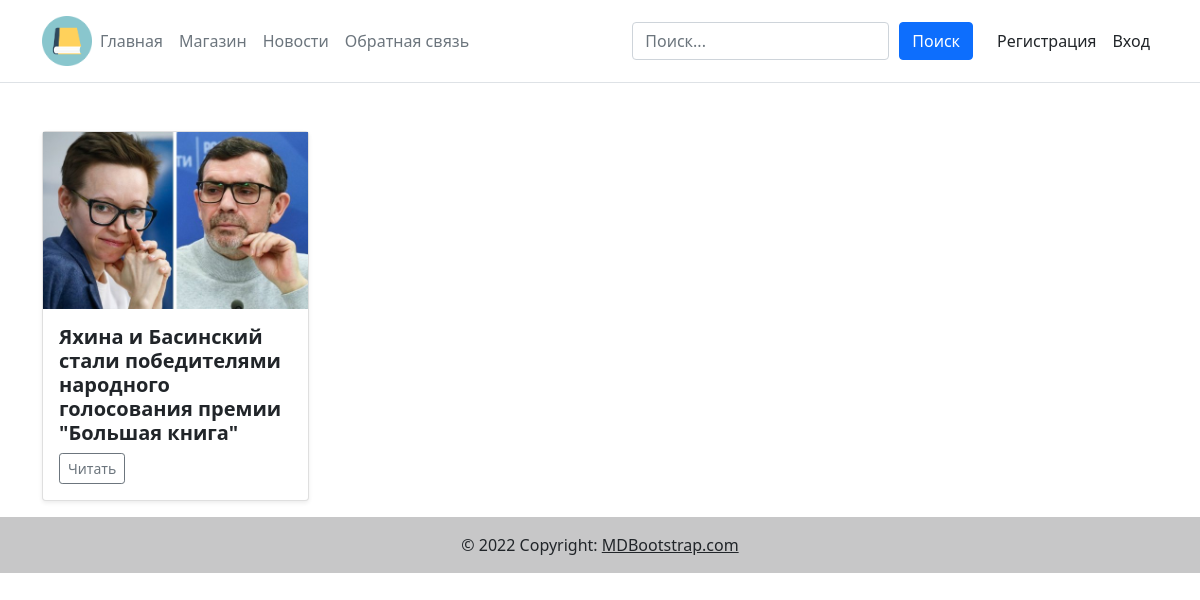
Before: /news/ with the older database file.
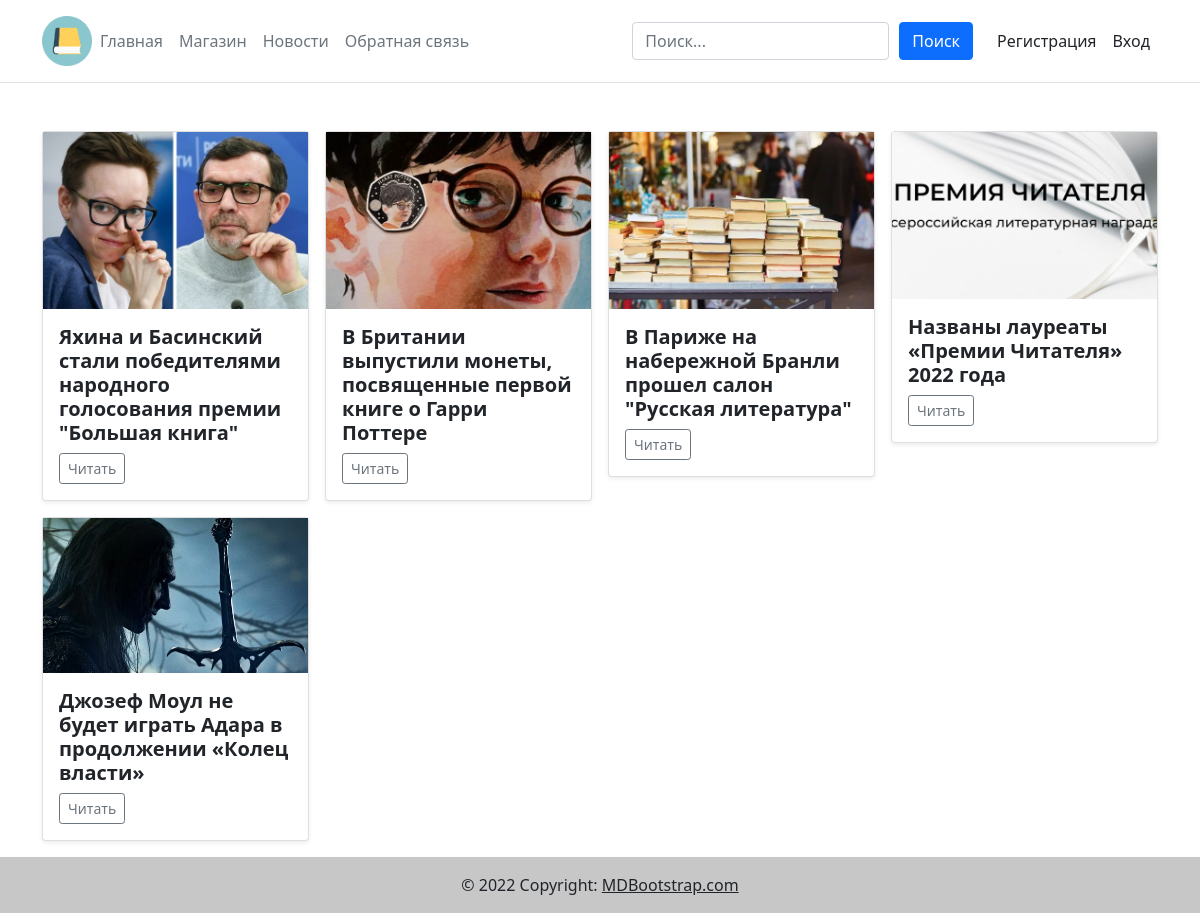
After: the same page with the newer database file.
### news/models.py (models this page shows, shortened)
class news (models.Model):
    objects = None
    title = models.CharField(max_length=255, verbose_name = "News name")
    photo = models.ImageField(upload_to="photo/book/%Y/%m/%d/", verbose_name = "News photo")
    text = models.TextField(blank=True, verbose_name = "Text")
    time_create = models.DateTimeField(auto_now_add=True, verbose_name = "Date publisher")
    is_published = models.BooleanField(default=True, verbose_name = "Publisher")

### news/views.py (the view)
# urls.py: path('', views.index, name='news'),
def index(request):
    ad = news.objects.all()
    if request.user.is_authenticated:
        photo_user=profile.objects.filter(user = request.user)
    else:
        photo_user = ""
    context ={
        'ad':ad,
        'photo_user':photo_user,
        }
    return render(request,'new/index.html',context = context)

### news/templates/new/index.html
{% extends 'base.html' %}
{% block content %}
<div class="row row-cols-1 row-cols-sm-2 row-cols-md-3 g-3">
    {% for ad in ad %}
        {% include 'news_card.html' %}
    {% endfor %}
</div>
{% endblock %}

### news/templates/news_card.html (shortened to what this page needs)
<div class="col-3 mt-3">
    <div class="card shadow-sm">
        <img class="d-block w-100" src="../../media/{{ad.photo}}">
        <div class="card-body">
            <h5 class="card-text"><b>{{ad.title}}</b></h5>
            <div class="d-flex justify-content-between align-items-center">
                <form class="btn-group" method="get" name="">
                    <div class="btn-group">
                        <a class="btn btn-sm btn-outline-secondary" href="{% url 'news_info' ad.pk %}">Читать</a>
                    </div>
                </form>
            </div>
        </div>
    </div>
</div>

Changed rows visible on the page:
added news: photo (picture), title "В Британии выпустили монеты, посвященные первой книге о Гарри Поттере"
added news: photo (picture), title "В Париже на набережной Бранли прошел салон \"Русская литература\""
added news: photo (picture), title "Названы лауреаты «Премии Читателя» 2022 года"
added news: photo (picture), title "Джозеф Моул не будет играть Адара в продолжении «Колец власти»"
